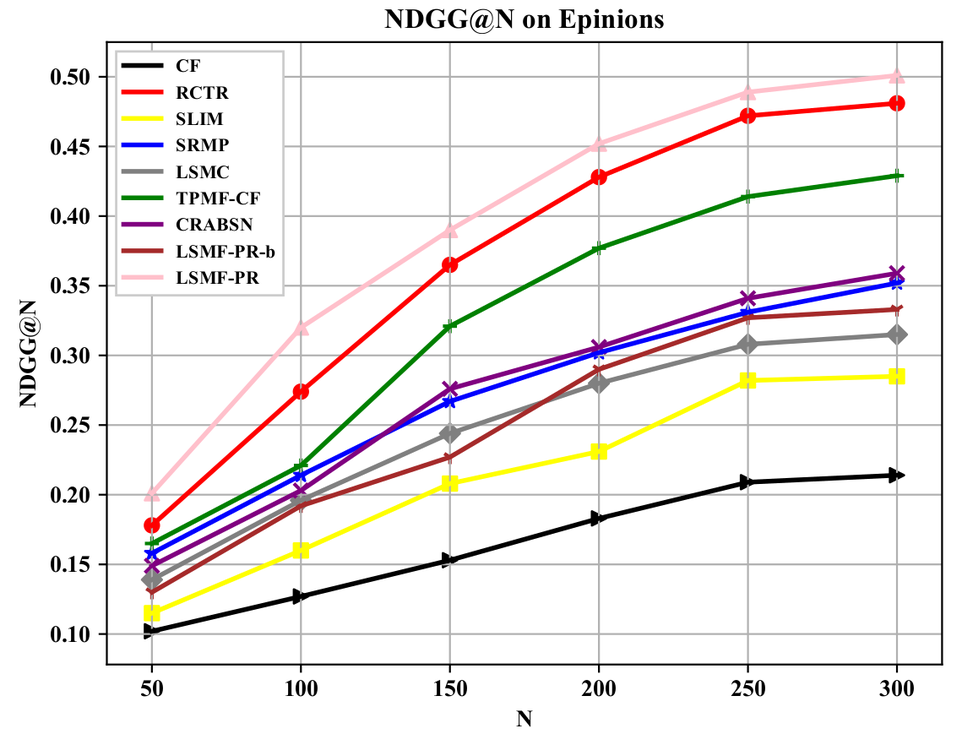
//> input picture DrawFigures/1.png, 962 x 734 px, shrunk from 1139 x 869 before the run
$ ./OF   (built with g++ and OpenCV 4)
//> lines starting //> are read from the running program, lines starting //| are printed output that depends on the picture
//
// Created by wang on 19-1-28.
//

#include <opencv2/opencv.hpp>
#include <opencv2/highgui/highgui.hpp>
#include <opencv2/core/core.hpp>
#include <opencv2/imgproc/imgproc.hpp>

#include <math.h>
#include <fstream>
#include <iostream>

// [6 lines left out: function isInsideImage, not called in this run]

/**
 * Calculate left right high low pixel between X
 * */
// [33 lines left out: functions getAverage, get_Average4_Mat, not called in this run]

cv::Mat get_fx(cv::Mat& src1, cv::Mat& src2){
    cv::Mat fx;
    cv::Mat kernel = cv::Mat::ones(2,2,CV_64FC1);
    kernel.at<double>(0,0) = -1.0;
    kernel.at<double>(1,0) = -1.0;

    cv::Mat dst1,dst2;
    cv::filter2D(src1,dst1,-1,kernel);
    cv::filter2D(src2,dst2,-1,kernel);

    fx = dst1+dst2;
    return fx;
}

// [40 lines left out: functions get_fy, get_ft, saveMat, not called in this run]

void getHornSchunckOpticalFlow(cv::Mat img1, cv::Mat img2){
    double lambda = 0.05;
    cv::Mat u = cv::Mat::zeros(img1.rows,img1.cols,CV_64FC1);
    cv::Mat v = cv::Mat::zeros(img1.rows,img1.cols,CV_64FC1);

    cv::Mat fx = get_fx(img1, img2);
    cv::Mat fy = get_fy(img1, img2);
    cv::Mat ft = get_ft(img1, img2);

    int i=0;
    double last = 0.0;
    while(1){
        cv::Mat Uav = get_Average4_Mat(u);
        cv::Mat Vav = get_Average4_Mat(v);
        cv::Mat P = fx.mul(Uav) + fy.mul(Vav) + ft;
        cv::Mat D = fx.mul(fx) + fy.mul(fy) + lambda;

        cv::Mat temp;
        cv::divide(P,D,temp);

        cv::Mat utemp,vtemp;
        utemp=Uav-fx.mul(temp);
        vtemp=Vav-fy.mul(temp);

        cv::Mat eq = fx.mul(utemp)+fy.mul(vtemp)+ft;
        double thistime = cv::mean(eq)[0];
        std::cout<<"i = "<<i<<", mean = "<<thistime<<std::endl;
        if(i!=0&&fabs(last)<=fabs(thistime))
            break;
        i++;
        last = thistime;
        u = utemp;
        v = vtemp;
    }
    saveMat(u, "U");
    saveMat(v, "V");
//    cv::imshow("v2", v);100

//    cv::waitKey(20000);
}


int main(){
    cv::Mat img1 = cv::imread("1.png", 0);
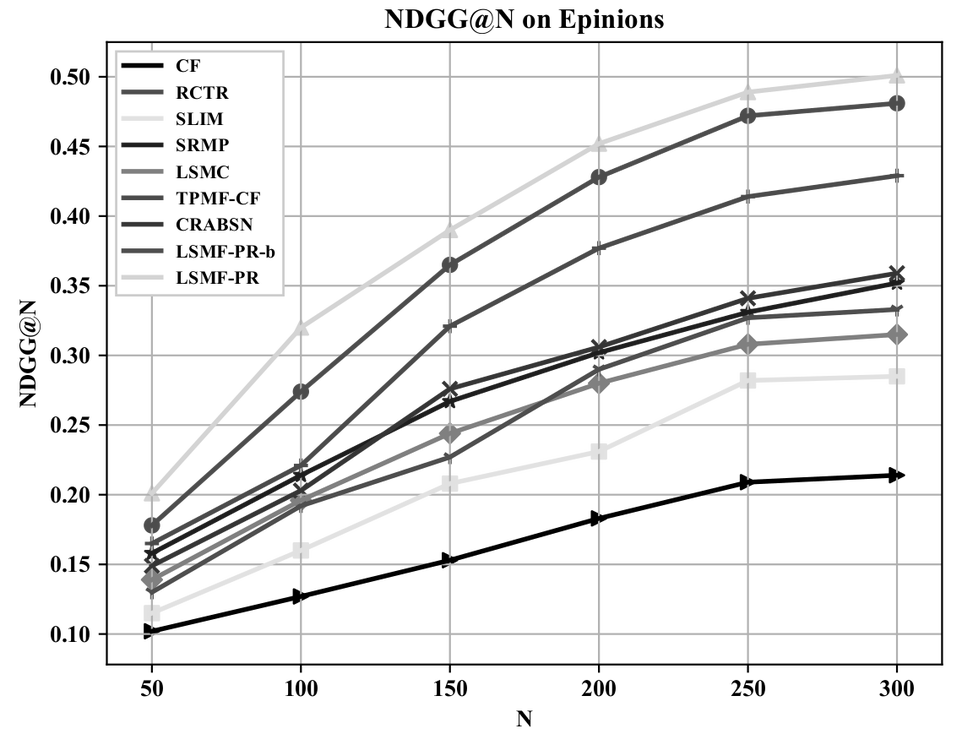
//> img1: 734 rows x 962 cols, CV_8UC1; min 0, max 255, mean 238.6
    cv::Mat img2 = cv::imread("2.png", 0);
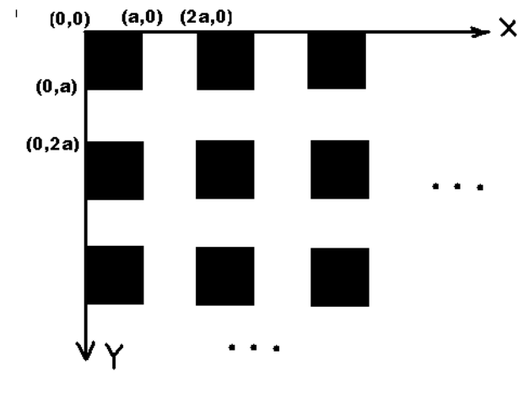
//> input picture Calibration/2.png, 518 x 393 px, shrunk from 614 x 465 before the run
//> img2 is the input picture: 393 rows x 518 cols, CV_8UC1; min 0, max 255, mean 211.8

    img1.convertTo(img1, CV_64FC1, 1.0/255, 0);
//> img1: 734 rows x 962 cols, CV_64FC1
    img2.convertTo(img2, CV_64FC1, 1.0/255, 0);
//> img2: 393 rows x 518 cols, CV_64FC1

    getHornSchunckOpticalFlow(img1, img2);
//> in get_fx, `cv::filter2D(src1,dst1,-1,kernel);`:
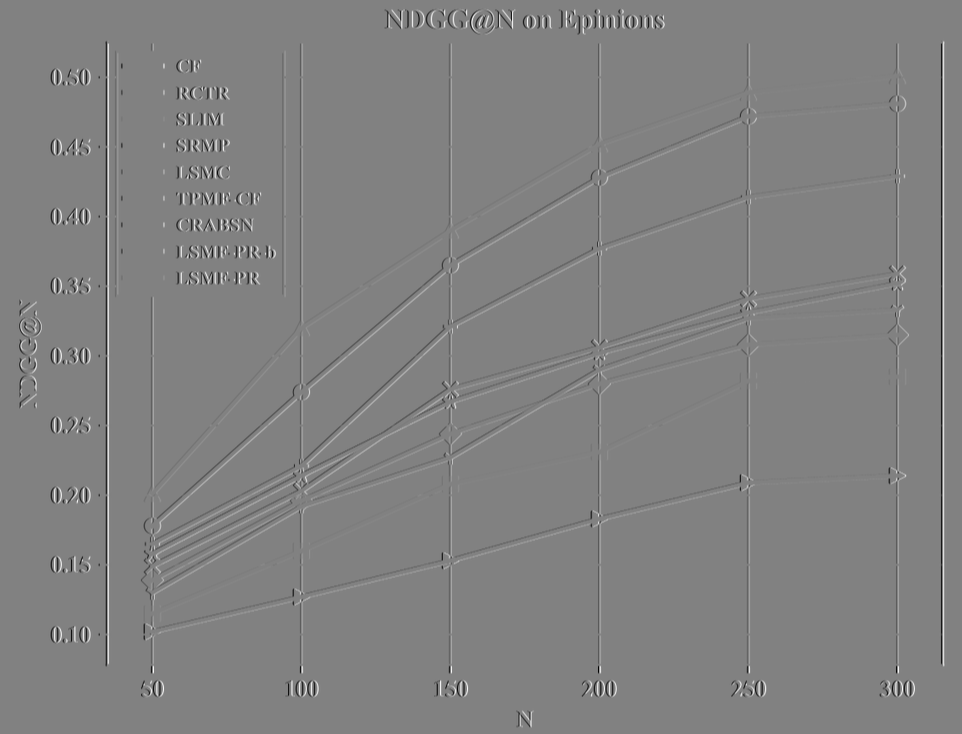
//> dst1: 734 rows x 962 cols, CV_64FC1; min -1.96, max 1.9, mean 3.85e-19; drawn with min black and max white
//> in get_fx, `cv::filter2D(src2,dst2,-1,kernel);`:
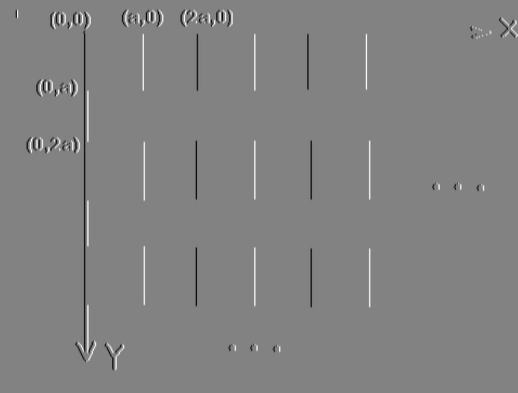
//> dst2: 393 rows x 518 cols, CV_64FC1; min -1.67, max 1.6, mean -6.16e-07; drawn with min black and max white
//> (the run ends here: the program stops with an error, at `fx = dst1+dst2;`)
